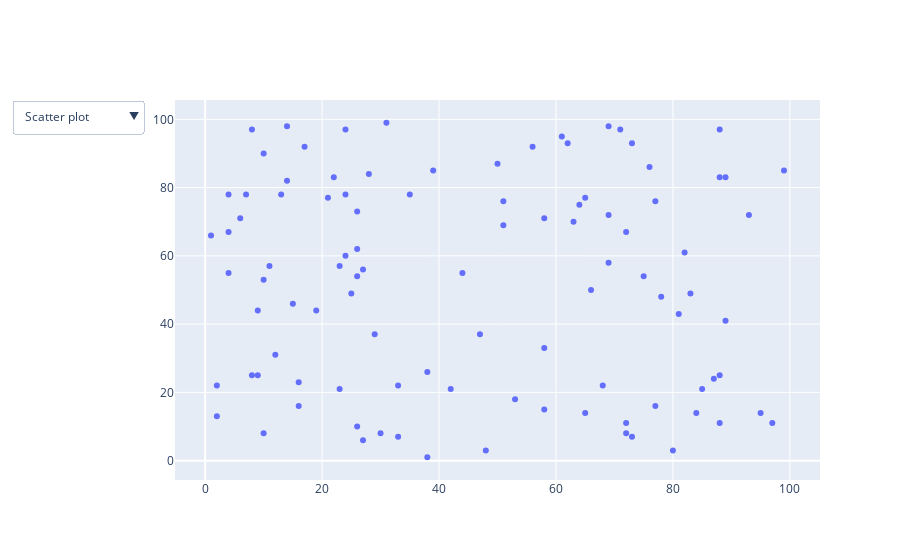

The notebook cell this image was saved under:
### Markdown cell above
Example 1: Restyle Dropdown

The data and data attributes of the graph can be modified.

### Code cell
np.random.seed(1)
X=np.random.randint(1,101,100)
y=np.random.randint(1,101,100)

fig=px.Figure(data=[px.Scatter(x=X,y=y,mode='markers')])
fig.update_layout(
    updatemenus=[
        dict(
            buttons=list([
                dict(
                    args=['type','scatter'],
                    label='Scatter plot',
                    method="restyle"
                ),
                dict(
                    args=['type','bar'],
                    label='bar chart',
                    method="restyle"
                ),
                dict(
                    args=['type','histogram'],
                    label='Histogram chart',
                    method="restyle",
                ),
            ]),
            direction='down',
        )
    ]
)
fig.show()

### Figure 1 — Plotly figure (JSON) as saved in the notebook; plotly's stock layout.template omitted (floating-point values rounded to 4 significant figures)
{"data": [{"mode": "markers", "type": "scatter", "x": [38, 13, 73, 10, 76, 6, 80, 65, 17, 2, 77, 72, 7, 26, 51, 21, 19, 85, 12, 29, 30, 15, 51, 69, 88, 88, 95, 97, 87, 14, 10, 8, 64, 62, 23, 58, 2, 1, 61, 82, 9, 89, 14, 48, 73, 31, 72, 4, 71, 22, 50, 58, 4, 69, 25, 44, 77, 27, 53, 81, 42, 83, 16, 65, 69, 26, 99, 88, 8, 27, 26, 23, 10, 68, 24, 28, 38, 58, 84, 39, 9, 33, 35, 11, 24, 16, 88, 26, 72, 93, 75, 63, 47, 33, 89, 24, 56, 66, 78, 4], "y": [1, 78, 7, 53, 86, 71, 3, 77, 92, 22, 76, 8, 78, 73, 76, 77, 44, 21, 31, 37, 8, 46, 69, 58, 83, 97, 14, 11, 24, 82, 8, 25, 75, 93, 21, 33, 13, 66, 95, 61, 25, 83, 98, 3, 93, 99, 11, 55, 97, 83, 87, 71, 67, 72, 49, 55, 16, 6, 18, 43, 21, 49, 23, 14, 98, 54, 85, 11, 97, 56, 62, 57, 90, 22, 97, 84, 26, 15, 14, 85, 44, 7, 78, 57, 60, 16, 25, 10, 67, 72, 54, 70, 37, 22, 41, 78, 92, 50, 48, 78]}], "layout": {"updatemenus": [{"buttons": [{"args": ["type", "scatter"], "label": "Scatter plot", "method": "restyle"}, {"args": ["type", "bar"], "label": "bar chart", "method": "restyle"}, {"args": ["type", "histogram"], "label": "Histogram chart", "method": "restyle"}], "direction": "down"}]}}
